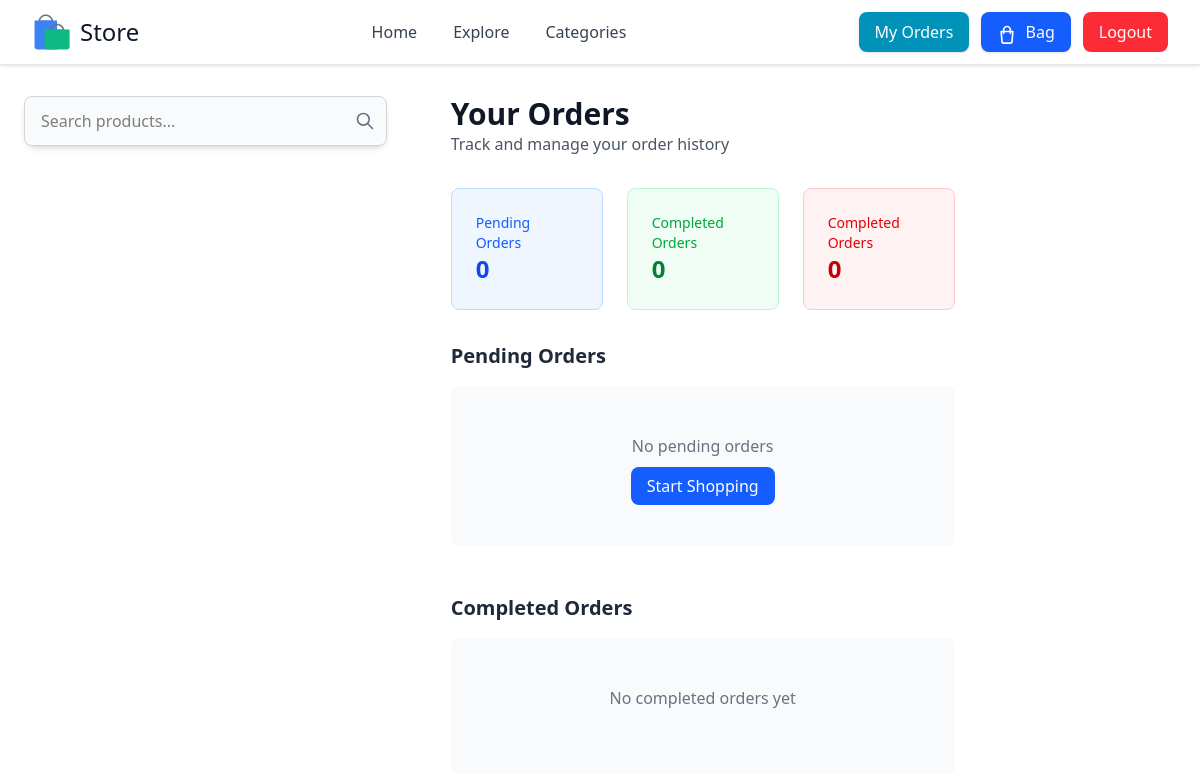
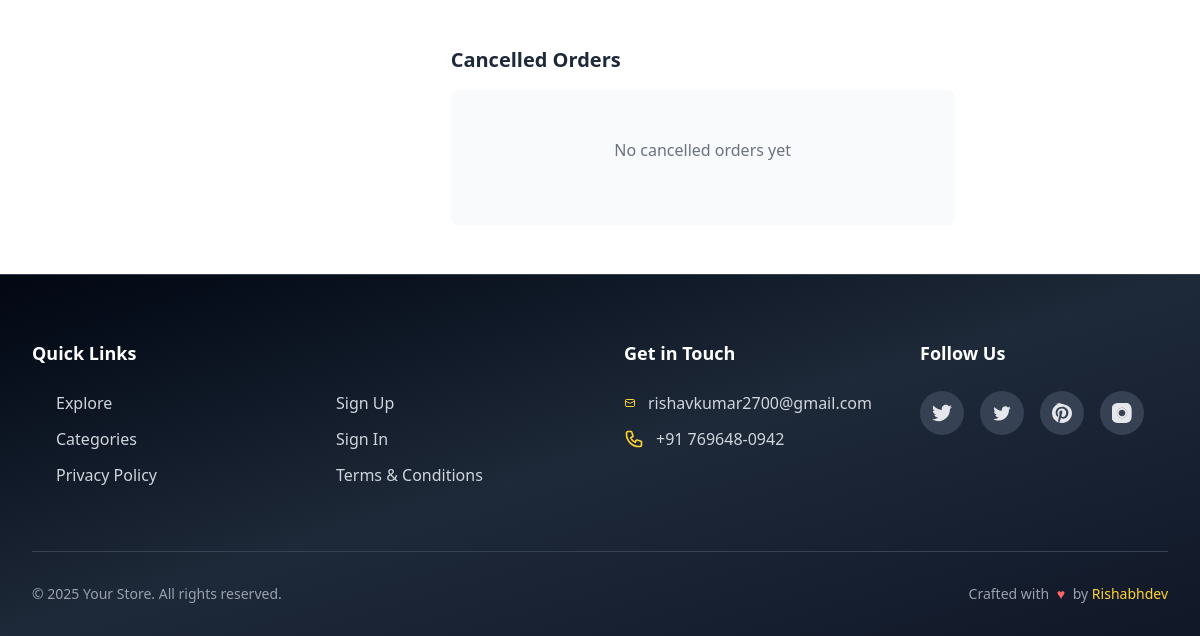
The app's page /orders/orders/ (signed in), older data (2 pictures, top to bottom).
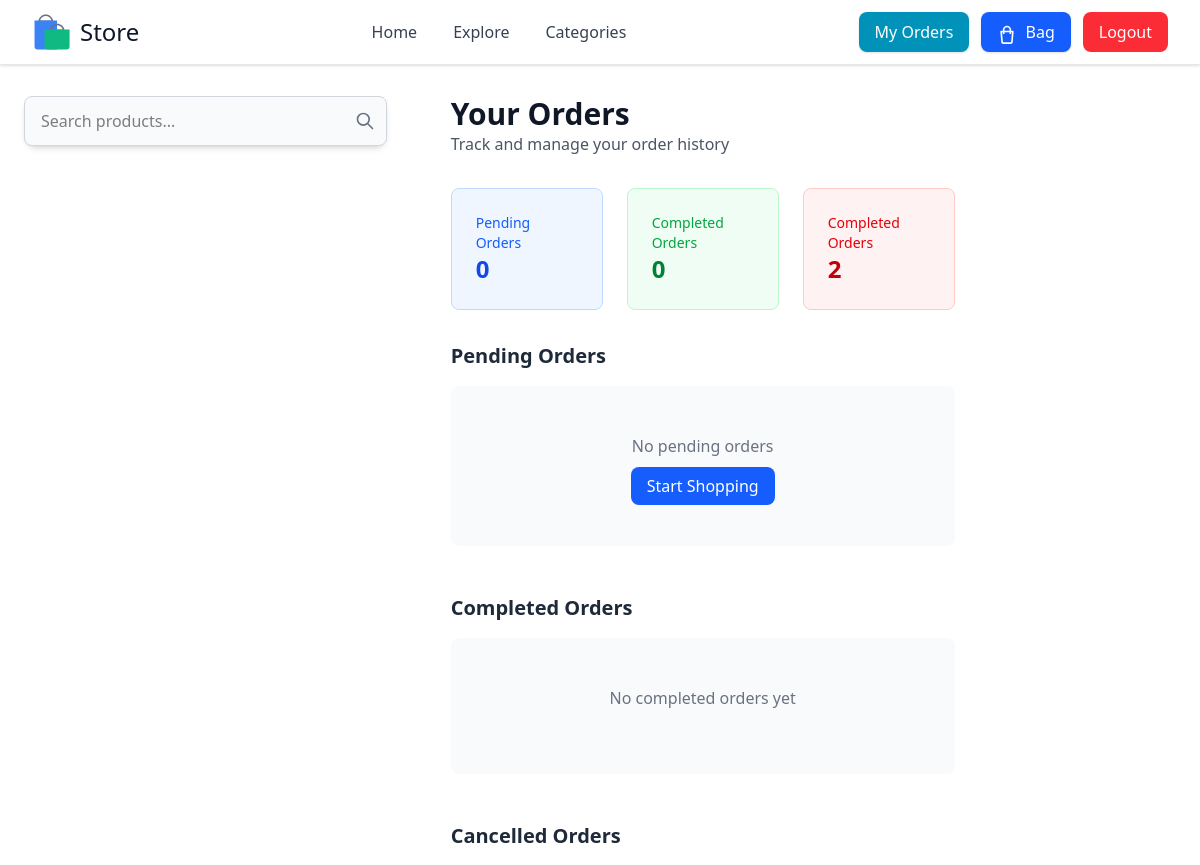
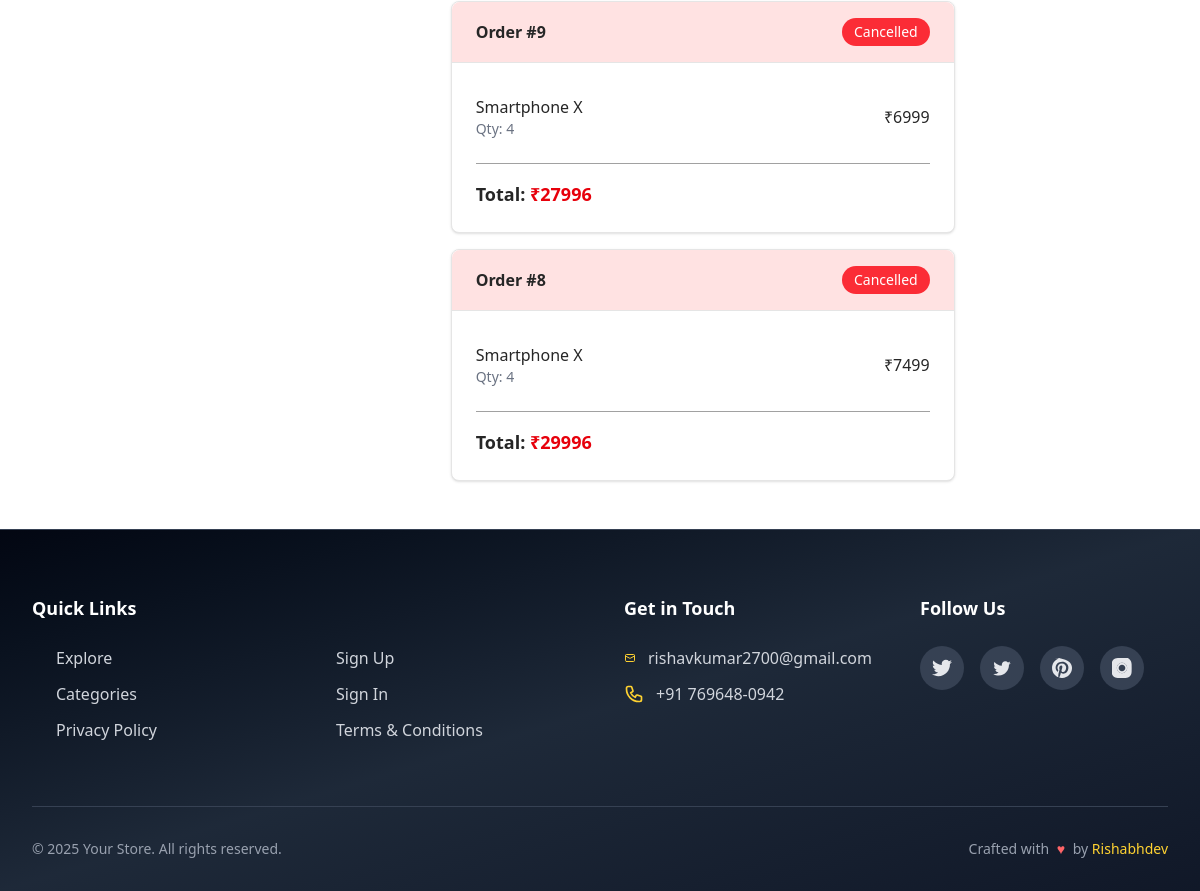
The same page, newer data (2 pictures, top to bottom).
### store/models.py (models this page shows, shortened)
class Order(models.Model):
    user = models.ForeignKey(User, on_delete=models.CASCADE)
    status = models.CharField(
        max_length=10, choices=ORDER_STATUS.choices, default=ORDER_STATUS.PLACED
    )
    contact_no = PhoneNumberField()
    address = models.TextField()
    total = models.PositiveIntegerField(default=0)
    created_on = models.DateTimeField(auto_now_add=True)
    razorpay_order_id = models.CharField(max_length=22, unique=True)
    objects = models.Manager()
    def __str__(self) -> str:
        return f"Order by :{self.user} createdon:{self.created_on} total:{self.total} status:{self.status}"
    class Meta:
        ordering = ["-created_on"]

class OrderProduct(models.Model):
    order = models.ForeignKey(Order, on_delete=models.CASCADE)
    product = models.ForeignKey(ProductVariant, on_delete=models.CASCADE)
    quantity = models.PositiveSmallIntegerField()
    price = models.IntegerField()
    objects = models.Manager()

class ProductVariant(models.Model):
    product = models.ForeignKey(
        Product, on_delete=models.CASCADE, related_name="variants"
    )
    attributes = models.ManyToManyField(
        ProductAttributeValue, related_name="attributes"
    )
    sku = models.CharField(max_length=50, unique=True)  # Stock Keeping Unit
    price = models.IntegerField()
    stock = models.PositiveIntegerField(default=0)
    is_available = models.BooleanField(default=True)
    objects = models.Manager()

class Product(models.Model):
    name = models.CharField(max_length=30)
    description = models.TextField()
    slug = models.SlugField(blank=False, unique=True, max_length=30)
    category = models.ForeignKey(Category, on_delete=models.CASCADE)
    price = models.IntegerField()
    date_added = models.DateField(auto_now_add=True)
    is_available = models.BooleanField(default=True)
    cover = ImageField(upload_to=path_and_rename, null=True, blank=True)
    tags = TaggableManager()
    objects = models.Manager()
    class Meta:
        ordering = ["-date_added"]

### orders/views.py (the view)
# urls.py: path("orders/", views.view_orders, name="view_orders"),
def view_orders(request):
    all_orders = Order.objects.filter(user=request.user)
    print(all_orders)
    incompleted = all_orders.filter(status="PLACED")
    incompleted_orders = []
    for order in incompleted:
        items = OrderProduct.objects.filter(order=order)
        incompleted_orders.append([order, items])
    completed = all_orders.filter(status="COMPLETED")
    completed_orders = []
    for order in completed:
        items = OrderProduct.objects.filter(order=order)
        completed_orders.append([order, items])
    cancelled = all_orders.filter(status="CANCELLED")
    cancelled_orders = []
    for order in cancelled:
        items = OrderProduct.objects.filter(order=order)
        cancelled_orders.append([order, items])
    context = {
        "completed_orders": completed_orders,
        "incompleted_orders": incompleted_orders,
        "cancelled_orders": cancelled_orders,
    }
    return render(request, "orders/view_orders.html", context=context)

### templates/orders/view_orders.html (shortened to what this page needs)
{% extends 'base.html' %}
{% block content %}
{% include "./../components/sidebar.html" %}
<div class="md:col-span-3 xl:col-span-7 px-4 sm:px-6 lg:px-8">
    <div class="mb-8">
        <h1 class="text-3xl font-bold text-gray-900">Your Orders</h1>
        <p class="text-gray-600">Track and manage your order history</p>
    </div>
    <div class="grid grid-cols-1 md:grid-cols-3 gap-6 mb-8">
        <div class="bg-blue-50 border border-blue-200 rounded-lg p-6">
            <h3 class="text-sm font-medium text-blue-600">Pending Orders</h3>
            <p class="text-2xl font-bold text-blue-700">{{ incompleted_orders|length }}</p>
        </div>
        <div class="bg-green-50 border border-green-200 rounded-lg p-6">
            <h3 class="text-sm font-medium text-green-600">Completed Orders</h3>
            <p class="text-2xl font-bold text-green-700">{{ completed_orders|length }}</p>
        </div>
        <div class="bg-red-50 border border-red-200 rounded-lg p-6">
            <h3 class="text-sm font-medium text-red-600">Completed Orders</h3>
            <p class="text-2xl font-bold text-red-700">{{ cancelled_orders|length }}</p>
        </div>
    </div>
    <div class="mb-12">
        <h2 class="text-xl font-semibold text-gray-800 mb-4">Pending Orders</h2>
        {% if incompleted_orders %}
        {% for order in incompleted_orders %}
        <div class="bg-white border text-neutral-800  border-neutral-200 rounded-lg shadow-sm mb-4">
            <div class="bg-orange-50 px-6 py-4 border-b rounded-t-lg border-neutral-200 ">
                <div class="flex justify-between items-center">
                    <div>
                        <h3 class="font-semibold">Order #{{ order.0.id }}</h3>
                        <span class="text-sm text-gray-600">{{ order.0.created_at|date:"M d, Y" }}</span>
                    </div>
                    <span class="px-3 py-1 bg-orange-500 text-white text-sm rounded-full">Pending</span>
                </div>
            </div>
            <div class="p-6">
                {% for item in order.1 %}
                <div class="flex justify-between items-center py-2 text-neutral-800">
                    <div>
                        <p class="font-medium">{{ item.product.product.name }}</p>
                        <p class="text-sm text-gray-500">Qty: {{ item.quantity }}</p>
                    </div>
                    <p class="font-medium">₹{{ item.price }}</p>
                </div>
                {% endfor %}
                <div class="flex justify-between items-center mt-4 pt-4 border-t border-neutral-200 ">
                    <div class="text-lg font-semibold">
                        Total: <span class="text-orange-600">₹{{ order.0.total }}</span>
                    </div>
                    <form method="post" action="{% url 'payment:cancel_order' %}" class="inline">
                        {% csrf_token %}
                        <input type="hidden" name="order_id" value="{{ order.0.id }}">
                        <button type="submit"
                            class="px-4 py-2 border border-red-300 text-red-600 rounded-lg hover:bg-red-50"
                            onclick="return confirm('Are you sure you want to cancel this order?')">
                            Cancel Order
                        </button>
                    </form>
                </div>
            </div>
        </div>
        {% endfor %}
        {% else %}
        <div class="text-center py-12 bg-gray-50 rounded-lg">
            <p class="text-gray-500 mb-4">No pending orders</p>
            <a href="{% url 'store:explore' %}" class="px-4 py-2 bg-blue-600 text-white rounded-lg">
                Start Shopping
            </a>
        </div>
        {% endif %}
    </div>
    <div class="mb-12  text-neutral-800">
        <h2 class="text-xl font-semibold text-gray-800 mb-4">Completed Orders</h2>
        {% if completed_orders %}
        {% for order in completed_orders %}
        <div class="bg-white border border-neutral-200 rounded-lg shadow-sm mb-4">
            <div class="bg-green-50 px-6 py-4 border-b border-neutral-200 rounded-t-lg">
                <div class="flex justify-between items-center">
                    <div>
                        <h3 class="font-semibold">Order #{{ order.0.id }}</h3>
                        <span class="text-sm text-gray-600">{{ order.0.created_at|date:"M d, Y" }}</span>
                    </div>
                    <span class="px-3 py-1 bg-green-500 text-white text-sm rounded-full">Delivered</span>
                </div>
            </div>
            <div class="p-6">
                {% for item in order.1 %}
                <div class="flex justify-between items-center py-2">
                    <div>
                        <p class="font-medium">{{ item.product.product.name }}</p>
                        <p class="text-sm text-gray-500">Qty: {{ item.quantity }}</p>
                    </div>
                    <p class="font-medium">₹{{ item.price }}</p>
                </div>
                {% endfor %}
                <div class="flex justify-between items-center mt-4 pt-4 border-t border-neutral-400 ">
                    <div class="text-lg font-semibold">
                        Total: <span class="text-green-600">₹{{ order.0.total }}</span>
                    </div>
                    <button class="px-4 py-2 bg-green-600 text-white rounded-lg hover:bg-green-700">
                        Write Review
                    </button>
                </div>
            </div>
        </div>
        {% endfor %}
        {% else %}
        <div class="text-center py-12 bg-gray-50 rounded-lg">
            <p class="text-gray-500 mb-4">No completed orders yet</p>
        </div>
        {% endif %}
    </div>
    <div class="mb-12  text-neutral-800">
        <h2 class="text-xl font-semibold text-gray-800 mb-4">Cancelled Orders</h2>
        {% if cancelled_orders %}
        {% for order in cancelled_orders %}
        <div class="bg-white border border-neutral-200 rounded-lg shadow-sm mb-4">
            <div class="bg-red-100 px-6 py-4 border-b border-neutral-200 rounded-t-lg">
                <div class="flex justify-between items-center">
                    <div>
                        <h3 class="font-semibold">Order #{{ order.0.id }}</h3>
                    </div>
                    <span class="px-3 py-1 bg-red-500 text-white text-sm rounded-full">Cancelled</span>
                </div>
            </div>
            <div class="p-6">
                {% for item in order.1 %}
                <div class="flex justify-between items-center py-2">
                    <div>
                        <p class="font-medium">{{ item.product.product.name }}</p>
                        <p class="text-sm text-gray-500">Qty: {{ item.quantity }}</p>
                    </div>
                    <p class="font-medium">₹{{ item.price }}</p>
                </div>
                {% endfor %}
                <div class="flex justify-between items-center mt-4 pt-4 border-t border-neutral-400 ">
                    <div class="text-lg font-semibold">
                        Total: <span class="text-red-600">₹{{ order.0.total }}</span>
                    </div>
                </div>
            </div>
        </div>
        {% endfor %}
        {% else %}
        <div class="text-center py-12 bg-gray-50 rounded-lg">
            <p class="text-gray-500 mb-4">No cancelled orders yet</p>
        </div>
        {% endif %}
    </div>
</div>
{% endblock %}

Row changes from the older to the newer data that the page shows:
added Order: id "9", total "27996"
added OrderProduct: product.product.name "Smartphone X", quantity "4", price "6999", shown under "9"
added Order: id "8", total "29996"
added OrderProduct: product.product.name "Smartphone X", quantity "4", price "7499", shown under "8"
Text that changed along with them:
{{ cancelled_orders|length }}: "0" → "2"
text no longer shown: "No cancelled orders yet"
